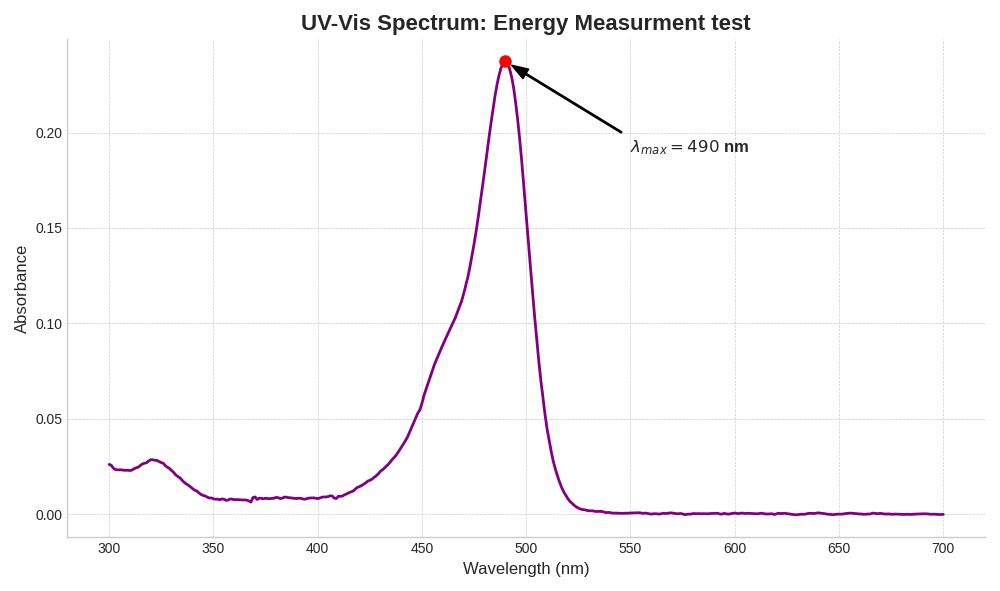

Reproduce this figure in Python.
import matplotlib.pyplot as plt
import numpy as np
import re

def plot_uv_spectrum(filepath):
    """
    Reads UV spectrum data from a file, finds the peak absorbance (λ_max),
    and generates an annotated plot with the x-axis increasing from left to right.

    Args:
        filepath (str): The path to the data file.
    """
    wavelengths = []
    absorbance = []
    title = "UV Spectrum" # Default title

    try:
        with open(filepath, 'r') as f:
            lines = f.readlines()

        data_start_index = -1
        for i, line in enumerate(lines):
            if line.upper().startswith('TITLE'):
                match = re.search(r'TITLE\s+(.*)', line)
                if match:
                    title = match.group(1).strip()
            
            if line.strip() == 'XYDATA':
                data_start_index = i + 1
                break

        if data_start_index == -1:
            print("Error: Could not find the 'XYDATA' section in the file.")
            return

        for line in lines[data_start_index:]:
            line = line.strip()
            if not line:
                continue
            try:
                parts = line.split()
                if len(parts) >= 2:
                    wavelengths.append(float(parts[0]))
                    absorbance.append(float(parts[1]))
            except (ValueError, IndexError):
                continue

        if not wavelengths or not absorbance:
            print("No valid data points were parsed. Cannot generate plot.")
            return
        
        # Convert lists to NumPy arrays for efficient calculations
        wave_arr = np.array(wavelengths)
        abs_arr = np.array(absorbance)
        
        # Find the index of the maximum absorbance value
        peak_index = np.argmax(abs_arr)
        
        # Get the corresponding wavelength and absorbance at that peak
        lambda_max = wave_arr[peak_index]
        absorbance_max = abs_arr[peak_index]

        # --- Plotting ---
        plt.style.use('seaborn-v0_8-whitegrid')
        fig, ax = plt.subplots(figsize=(10, 6))

        ax.plot(wave_arr, abs_arr, color='purple', linewidth=2, label='Absorbance')

        # Annotate the Peak on the Plot
        ax.annotate(f'$\\lambda_{{max}} = {lambda_max:.0f}$ nm',
                    xy=(lambda_max, absorbance_max),
                    xytext=(lambda_max + 60, absorbance_max * 0.8), # Adjusted text position
                    arrowprops=dict(facecolor='black', shrink=0.05, width=1, headwidth=8),
                    fontsize=12,
                    fontweight='bold')
        
        # Add a marker for the peak
        ax.plot(lambda_max, absorbance_max, 'o', color='red', markersize=8)

        # Set plot title and labels
        ax.set_title(f'UV-Vis Spectrum: {title}', fontsize=16, fontweight='bold')
        ax.set_xlabel('Wavelength (nm)', fontsize=12)
        ax.set_ylabel('Absorbance', fontsize=12)

        # --- THIS LINE WAS REMOVED ---
        # ax.invert_xaxis() 
        
        ax.grid(True, which='both', linestyle='--', linewidth=0.5)
        ax.spines['top'].set_visible(False)
        ax.spines['right'].set_visible(False)
        
        plt.tight_layout()
        plt.show()

    except FileNotFoundError:
        print(f"Error: The file '{filepath}' was not found.")
    except Exception as e:
        print(f"An unexpected error occurred: {e}")

# Run the function with the provided file name
data_file = 'UV of fluorescein group-2F.txt'
plot_uv_spectrum(data_file)
